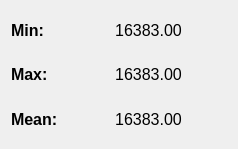
<?xml version="1.0" encoding="UTF-8"?>
<ui version="4.0">
 <class>statsform</class>
 <widget class="QDialog" name="statsform">
  <property name="geometry">
   <rect>
    <x>0</x>
    <y>0</y>
    <width>238</width>
    <height>149</height>
   </rect>
  </property>
  <property name="windowTitle">
   <string>Region Stats</string>
  </property>
  <layout class="QGridLayout" name="gridLayout">
   <item row="0" column="0">
    <layout class="QHBoxLayout" name="horizontalLayout" stretch="1,3">
     <item>
      <widget class="QLabel" name="labelMin">
       <property name="sizePolicy">
        <sizepolicy hsizetype="Minimum" vsizetype="Preferred">
         <horstretch>0</horstretch>
         <verstretch>0</verstretch>
        </sizepolicy>
       </property>
       <property name="font">
        <font>
         <pointsize>12</pointsize>
         <weight>75</weight>
         <bold>true</bold>
        </font>
       </property>
       <property name="text">
        <string>Min:</string>
       </property>
      </widget>
     </item>
     <item>
      <widget class="QLabel" name="dataMin">
       <property name="sizePolicy">
        <sizepolicy hsizetype="Minimum" vsizetype="Preferred">
         <horstretch>0</horstretch>
         <verstretch>0</verstretch>
        </sizepolicy>
       </property>
       <property name="font">
        <font>
         <pointsize>12</pointsize>
         <weight>50</weight>
         <bold>false</bold>
        </font>
       </property>
       <property name="text">
        <string>16383.00</string>
       </property>
       <property name="alignment">
        <set>Qt::AlignCenter</set>
       </property>
      </widget>
     </item>
    </layout>
   </item>
   <item row="1" column="0">
    <layout class="QHBoxLayout" name="horizontalLayout_2" stretch="1,3">
     <item>
      <widget class="QLabel" name="labelMax">
       <property name="sizePolicy">
        <sizepolicy hsizetype="Minimum" vsizetype="Preferred">
         <horstretch>0</horstretch>
         <verstretch>0</verstretch>
        </sizepolicy>
       </property>
       <property name="font">
        <font>
         <pointsize>12</pointsize>
         <weight>75</weight>
         <bold>true</bold>
        </font>
       </property>
       <property name="text">
        <string>Max:</string>
       </property>
      </widget>
     </item>
     <item>
      <widget class="QLabel" name="dataMax">
       <property name="sizePolicy">
        <sizepolicy hsizetype="Minimum" vsizetype="Preferred">
         <horstretch>0</horstretch>
         <verstretch>0</verstretch>
        </sizepolicy>
       </property>
       <property name="font">
        <font>
         <pointsize>12</pointsize>
         <weight>50</weight>
         <bold>false</bold>
        </font>
       </property>
       <property name="text">
        <string>16383.00</string>
       </property>
       <property name="alignment">
        <set>Qt::AlignCenter</set>
       </property>
      </widget>
     </item>
    </layout>
   </item>
   <item row="2" column="0">
    <layout class="QHBoxLayout" name="horizontalLayout_3" stretch="1,3">
     <item>
      <widget class="QLabel" name="labelMean">
       <property name="sizePolicy">
        <sizepolicy hsizetype="Minimum" vsizetype="Preferred">
         <horstretch>0</horstretch>
         <verstretch>0</verstretch>
        </sizepolicy>
       </property>
       <property name="font">
        <font>
         <pointsize>12</pointsize>
         <weight>75</weight>
         <bold>true</bold>
        </font>
       </property>
       <property name="text">
        <string>Mean:</string>
       </property>
      </widget>
     </item>
     <item>
      <widget class="QLabel" name="dataMean">
       <property name="sizePolicy">
        <sizepolicy hsizetype="Minimum" vsizetype="Preferred">
         <horstretch>0</horstretch>
         <verstretch>0</verstretch>
        </sizepolicy>
       </property>
       <property name="font">
        <font>
         <pointsize>12</pointsize>
         <weight>50</weight>
         <bold>false</bold>
        </font>
       </property>
       <property name="text">
        <string>16383.00</string>
       </property>
       <property name="alignment">
        <set>Qt::AlignCenter</set>
       </property>
      </widget>
     </item>
    </layout>
   </item>
  </layout>
 </widget>
 <resources/>
 <connections/>
</ui>
